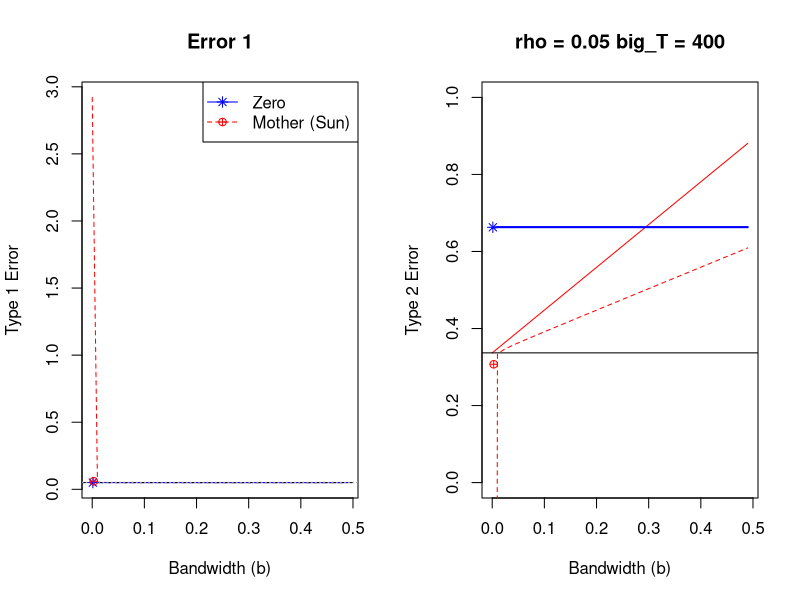
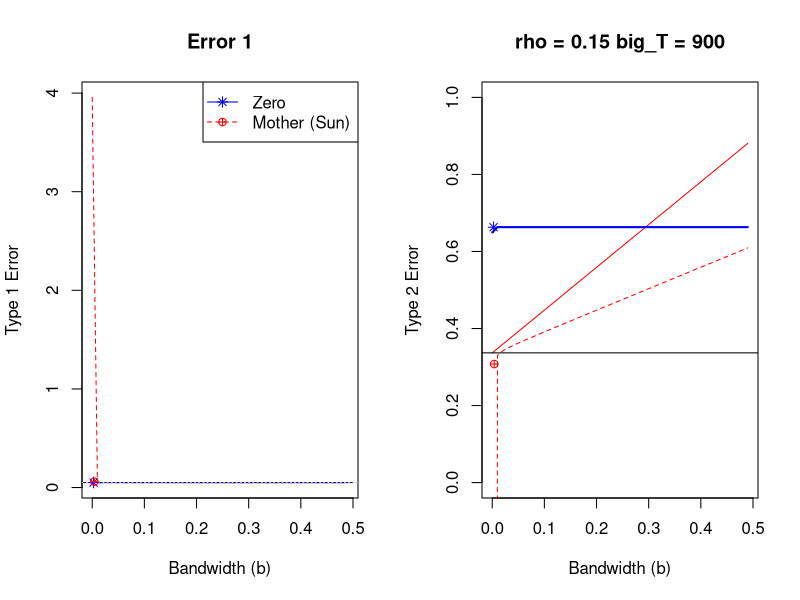
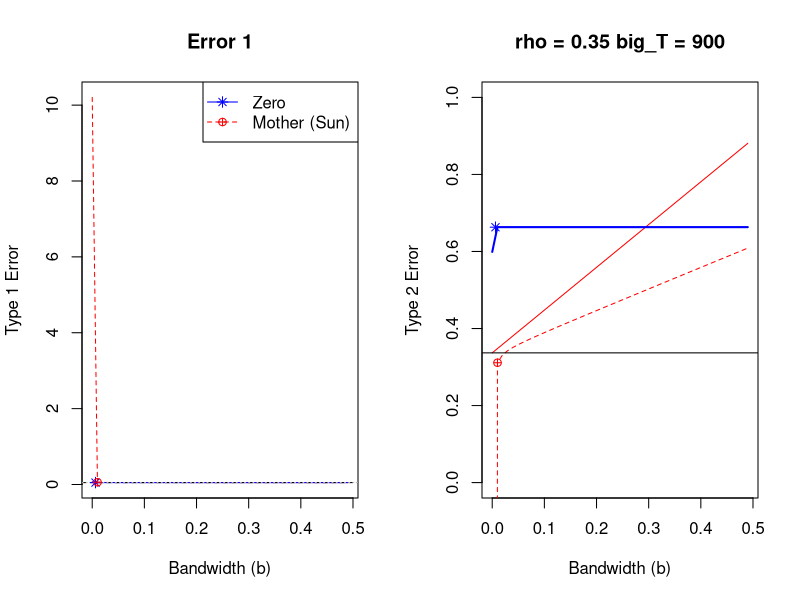
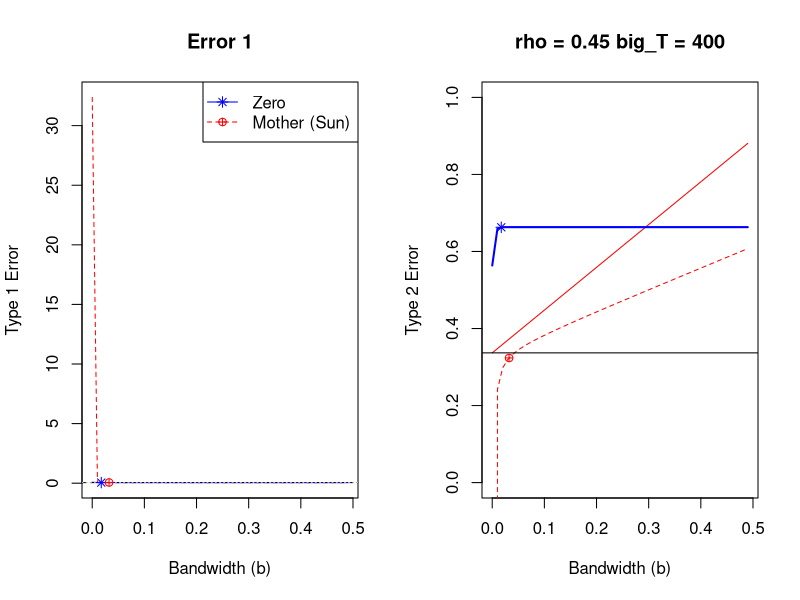
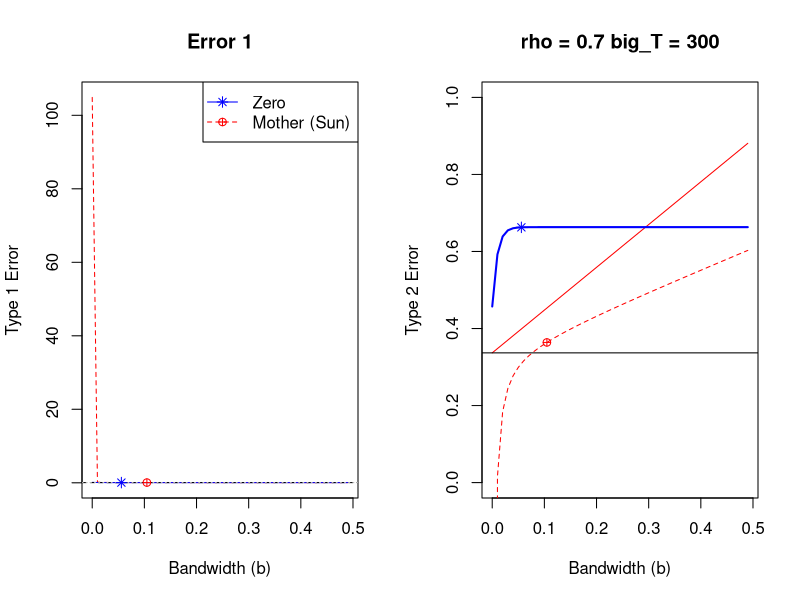
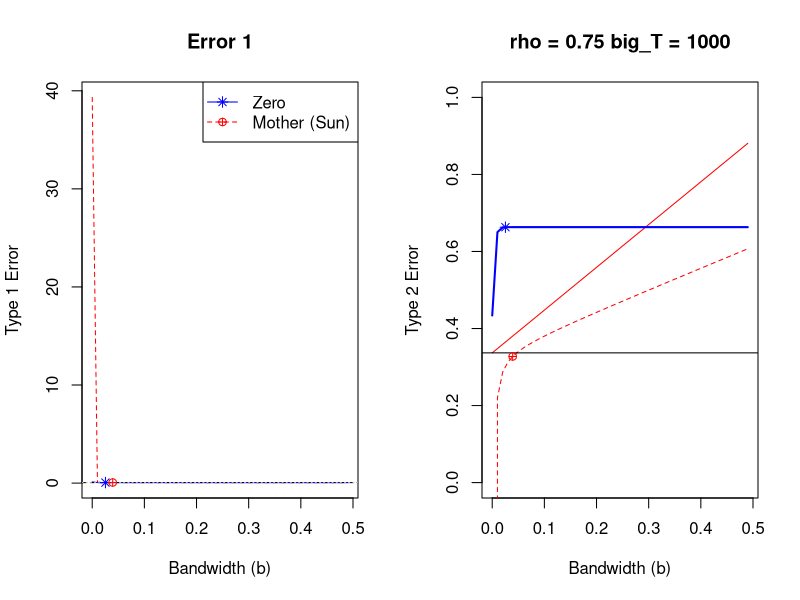
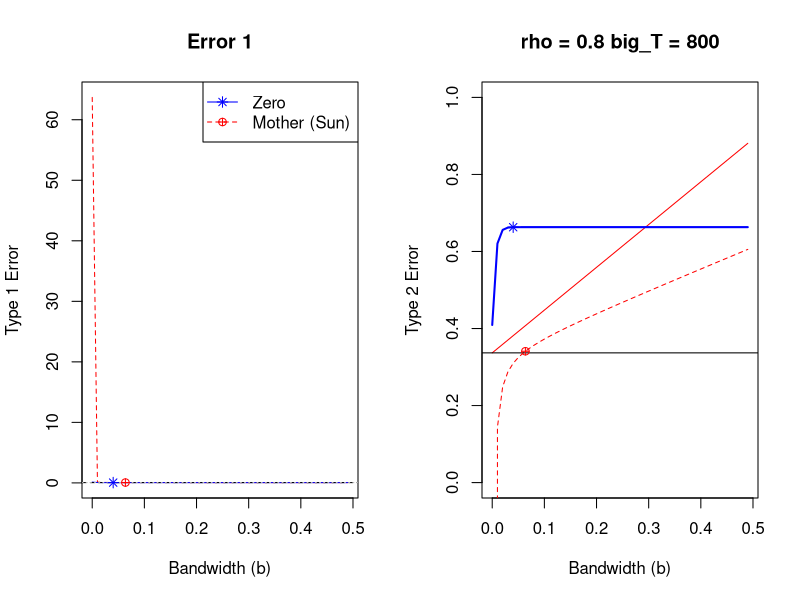
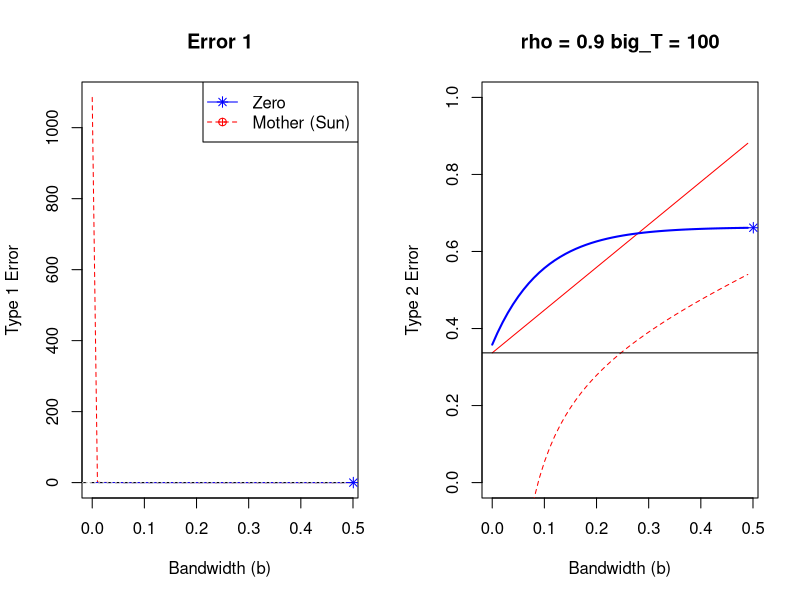

Write R code to recreate these figures, in order.
# -------------------------------------------------------------------------
# Libraries and data sets
library(ggplot2)

# -------------------------------------------------------------------------
# Parameters 
d <-1
z <- qchisq(.95, d)
try_T <- seq(100, 1000, by = 100)
names(try_T) <- try_T
try_rho <- seq(0.05, 0.95, by= 0.05)
names(try_rho) <- try_rho
c2 <- 1.33 # Bartlett lugsail 
c1 <- 1.4  # Bartlett lugsail 
delta_sq <- 5.67
try_b <- seq(0.00001, .5, by = 0.01)


# -------------------------------------------------------------------------
# Sun's representation for Type 2 error 
# Zero Lugsail 

sun_error2_func <- function(the_b, the_rho, the_big_T){
  pdf_term <- the_b*c2*dchisq(z, (d+2), ncp = delta_sq)*z*delta_sq/2
  cdf_term <- pchisq(z, d, ncp = delta_sq)
  p <- cdf_term + pdf_term
  return(p)
}


# See the probability under alternative expression  
sun_error2<- sapply(try_b, function(some_b){
  results <- sapply(try_rho, function(the_rho){
    sapply(try_T, function(the_big_T){
      prob <- sun_error2_func(the_b  = some_b , the_rho = the_rho, the_big_T = the_big_T)
      return(prob)
    })
  })
  return(results)
})

sun_error2<- data.frame(sun_error2)
colnames(sun_error2) <- try_b 
sun_error2$rho <-rep(try_rho, each = length(try_T))
sun_error2$big_T <- rep(try_T, times = length(try_rho))




# -------------------------------------------------------------------------
# Sun's expression for Type 2 error 
# Mother kernel
c2_mother <- 2/3
g_q_mother <- 1

# ADD Sun expressions using standard Bartlett 
sun_error2_mother_func <- function(the_b, the_rho, the_big_T){
  w_q <- 2*the_rho/(1- the_rho^2)
  pdf_term <- the_b*c2_mother*dchisq(z, (d+2), ncp = delta_sq)*z*delta_sq/2
  cdf_term <- pchisq(z, d, ncp = delta_sq)
  pdf_term2 <- g_q_mother*w_q*dchisq(z, d, ncp = delta_sq)*z*(the_b*the_big_T)^(-1)
  p <- cdf_term + pdf_term - pdf_term2
  return(p)
}

# See the probability under alternative expression  
sun_error2_mother   <- sapply(try_b, function(some_b){
  results <- sapply(try_rho, function(the_rho){
    sapply(try_T, function(the_big_T){
      prob <- sun_error2_mother_func(the_b  = some_b , the_rho = the_rho, the_big_T = the_big_T)
      return(prob)
    })
  })
  return(results)
})

sun_error2_mother  <- data.frame(sun_error2_mother )
colnames(sun_error2_mother ) <- try_b 
sun_error2_mother$rho <-rep(try_rho, each = length(try_T))
sun_error2_mother$big_T <- rep(try_T, times = length(try_rho))

# -------------------------------------------------------------------------
# Sun's expression for Type 1 error 
# Mother kernel

# Suns expresssion for type 1 
sun_error1_mother_func <- function(the_b, the_rho, the_big_T){
  alpha <- 0.05
  w_q <- 2*the_rho/(1- the_rho^2)
  pdf_term3 <- g_q_mother*w_q*dchisq(z, d)*z*(the_b*the_big_T)^(-1)
  p <- alpha + pdf_term3
  return(p)
}


sun_error1_mother  <- sapply(try_b, function(some_b){
  results <- sapply(try_rho, function(the_rho){
    sapply(try_T, function(the_big_T){
      prob <- sun_error1_mother_func(the_b  = some_b , the_rho = the_rho, the_big_T = the_big_T)
      return(prob)
    })
  })
  return(results)
})


sun_error1_mother <- data.frame(sun_error1_mother)
colnames(sun_error1_mother) <- try_b 
sun_error1_mother$rho <-rep(try_rho, each = length(try_T))
sun_error1_mother$big_T <- rep(try_T, times = length(try_rho))

# -------------------------------------------------------------------------
# Sun's expression for Optimal b
# Mother kernel

the_tau <- 1 + .2

# Get Sun's b optimal rule 
sun_b_mother_func <- function(the_rho, the_big_T, tau = 1.2){
  w_q <- 2*the_rho/(1- the_rho^2)
  num <- g_q_mother*w_q*dchisq(z, d)*z
  den <- (tau - 1)*0.05
  b <- (num/den)/the_big_T
  return(b)
}


# sun_b_bartlett <- sapply(try_rho, function(the_rho){
#   sapply(try_T, function(the_big_T){
#     b <- sun_b_rule(the_rho, the_big_T)
#     return(b)
#   })
# })


# -------------------------------------------------------------------------
# My representation for Type 2 error 
# Zero Lugsail

error2_func <- function(the_b, the_rho, the_big_T){
  # pdf_term1 <- the_b*c2*dchisq(z, (d+2), ncp = delta_sq)*z*delta_sq/2
  # pdf_term2 <- the_b*c2*dchisq(z, d, ncp = delta_sq)*z*(d-1)
  # cdf_term <- pchisq(z, d, ncp = delta_sq)
  # pdf_term3 <- dchisq(z, d, ncp = delta_sq)*z*2*the_rho^2*the_rho^(the_b*the_big_T)/(1+ the_rho)
  # p <- cdf_term + pdf_term1 - pdf_term2 - pdf_term3
  
  
  cdf_term <- pchisq(z, d, delta_sq)
  pdf_term2 <- dchisq(z, d, delta_sq)*z*c1*the_b
  pdf_term1 <- dchisq(z, d, delta_sq)*z*2*the_rho^2*the_rho^(the_b*the_big_T)/(1+ the_rho)
  p <- cdf_term + pdf_term1 #- pdf_term2
  
  
  return(1-p)
}

# See the probability under alternative expression  
error2  <- sapply(try_b, function(some_b){
  results <- sapply(try_rho, function(the_rho){
    sapply(try_T, function(the_big_T){
      prob <- error2_func(the_b  = some_b , the_rho = the_rho, the_big_T = the_big_T)
      return(prob)
    })
  })
  return(results)
})

error2 <- data.frame(error2)
colnames(error2) <- try_b 
error2$rho <-rep(try_rho, each = length(try_T))
error2$big_T <- rep(try_T, times = length(try_rho))




# -------------------------------------------------------------------------
# My representation for Type 1 error 
# Zero Lugsail 

error1_func <- function(the_b, the_rho, the_big_T){
  alpha <- 0.05
  pdf_term2 <- dchisq(z, d)*z*c1*the_b
  pdf_term1 <- dchisq(z, d)*z*2*the_rho^2*the_rho^(the_b*the_big_T)/(1+ the_rho)
  p <- alpha + pdf_term1 #- pdf_term2
  return(p)
}


error1  <- sapply(try_b, function(some_b){
  results <- sapply(try_rho, function(the_rho){
    sapply(try_T, function(the_big_T){
      prob <- error1_func(the_b  = some_b , the_rho = the_rho, the_big_T = the_big_T)
      return(prob)
    })
  })
  return(results)
})

error1 <- data.frame(error1)
colnames(error1) <- try_b 
error1$rho <-rep(try_rho, each = length(try_T))
error1$big_T <- rep(try_T, times = length(try_rho))



# -------------------------------------------------------------------------
# The lower bound for b using my rule 
# Zero Lugsail 

the_tau <- 1.0000
the_tau <- 1+dchisq(z, d)/2

b_LB_func <- function(the_rho, the_big_T, tau = 1){
  tau <- 1 + 1/the_big_T
  num <- log(0.05*(1/the_big_T)*(1+ the_rho)/( dchisq(z, d)*2*the_rho^2*z))
  den <- the_big_T*log(the_rho)
  b <- num/den
  return(b)
}

# 
# 
# b_LB  <- sapply(try_rho, function(the_rho){
#   sapply(try_T, function(the_big_T){
#     prob <- b_LB_func(the_rho = the_rho, 
#                          the_big_T = the_big_T)
#     return(prob)
#   })
# })




# -------------------------------------------------------------------------
# Plot it all 



generate_info3 <- function(row_index, return_values =F){
  the_rho <- error1$rho[row_index]
  the_big_T <-error1$big_T[row_index]
  
  
  # ~~~~~  Type 1 Error ~~~~~  
  plot(try_b, sun_error1_mother[row_index,1:length(try_b)], 
       main = "Error 1", 
       ylab = "Type 1 Error", 
       xlab = "Bandwidth (b)", 
       type = "l", lty = 2, 
       col = "red")
  lines(try_b, error1[row_index,1:length(try_b)], 
        col = c("blue"), lty = 1)
  abline(h = 0.05, lty = 2)
  abline(h = 1/the_big_T +0.05, lty = 3, col = "grey")
  
  # Optimal b values 
  b_LB <- b_LB_func(the_rho, the_big_T)
  b_sun <- sun_b_mother_func(the_rho, the_big_T)
  
  # Error 1 Probs 
  e1_b_LB <- error1_func(b_LB, the_rho, the_big_T)
  e1_b_sun <- sun_error1_mother_func(b_sun, the_rho, the_big_T)
  
  # Plot points 
  points(c(b_LB, b_sun), 
         c(e1_b_LB, e1_b_sun), 
         col = c("blue", "red"), 
         pch = c(8, 10))
  
  legend("topright", 
         legend = c("Zero", 
                    "Mother (Sun)"), 
         col = c("blue", "red"), 
         pch = c(8,10), 
         lty = c(1, 2))
  
  # ~~~~~  Type 2 Error ~~~~~  
  plot(try_b, sun_error2[row_index,1:length(try_b)],
       type = "l", 
       main = paste("rho =",the_rho,
                    "big_T =", the_big_T), 
       ylim = c(0, 1),
       ylab = "Type 2 Error", 
       xlab = "Bandwidth (b)", lwd = 1, col = "red")
  lines(try_b, error2[row_index,1:length(try_b)], col = "blue", lwd =2 )
  lines(try_b, sun_error2_mother[row_index,1:length(try_b)], col = "red", lty = 2)
  abline(h = pchisq(z, 1, ncp = delta_sq))

  # Error 1 Probs 
  e2_b_LB <- error2_func(b_LB, the_rho, the_big_T)
  e2_b_sun <- sun_error2_mother_func(b_sun, the_rho, the_big_T)
  
  
  # Plot points 
  points(c(b_LB, b_sun), 
         c(e2_b_LB, e2_b_sun), 
         col = c("blue", "red"), 
         pch = c(8, 10))
  
  # legend("bottomright", 
  #        legend = c("Zero", 
  #                   "Mother (Sun)", 
  #                   "Zero (Sun)"), 
  #        col = c("blue", "red", "red"), 
  #        pch = c(8,10, NA), 
  #        lty = c(1, 2, 1))
  
  
  # ~~~~~  Return Values  ~~~~~  
  type1_error <- c("Zero" = e1_b_LB,
                   "Mother(Sun)" = e1_b_sun)
  type2_error <- c(e2_b_LB, 
                   e2_b_sun)
  b_value <- c(b_LB, 
               b_sun)
  results <- data.frame(type1_error,type2_error, b_value)
  if(return_values == T){
    print(results) 
    print(c("rho" = the_rho,
            "big_T" = the_big_T))
  }
}


par(mfrow = c(1, 2))
set.seed(62)
some_plots <- sample(1:nrow(error1), 10)
for(row_index in sort(some_plots)){
  generate_info3(row_index, T)
  Sys.sleep(1)
}
#par(mfrow = c(1, 1))



get_plot_specific<- function(the_rho, the_big_T){
  index <- which((round(error1$rho, 2)== the_rho) & (error1$big_T == the_big_T))
  generate_info3(index, T)
}

get_plot_specific(.7, 200)
get_plot_specific(.7, 100)
